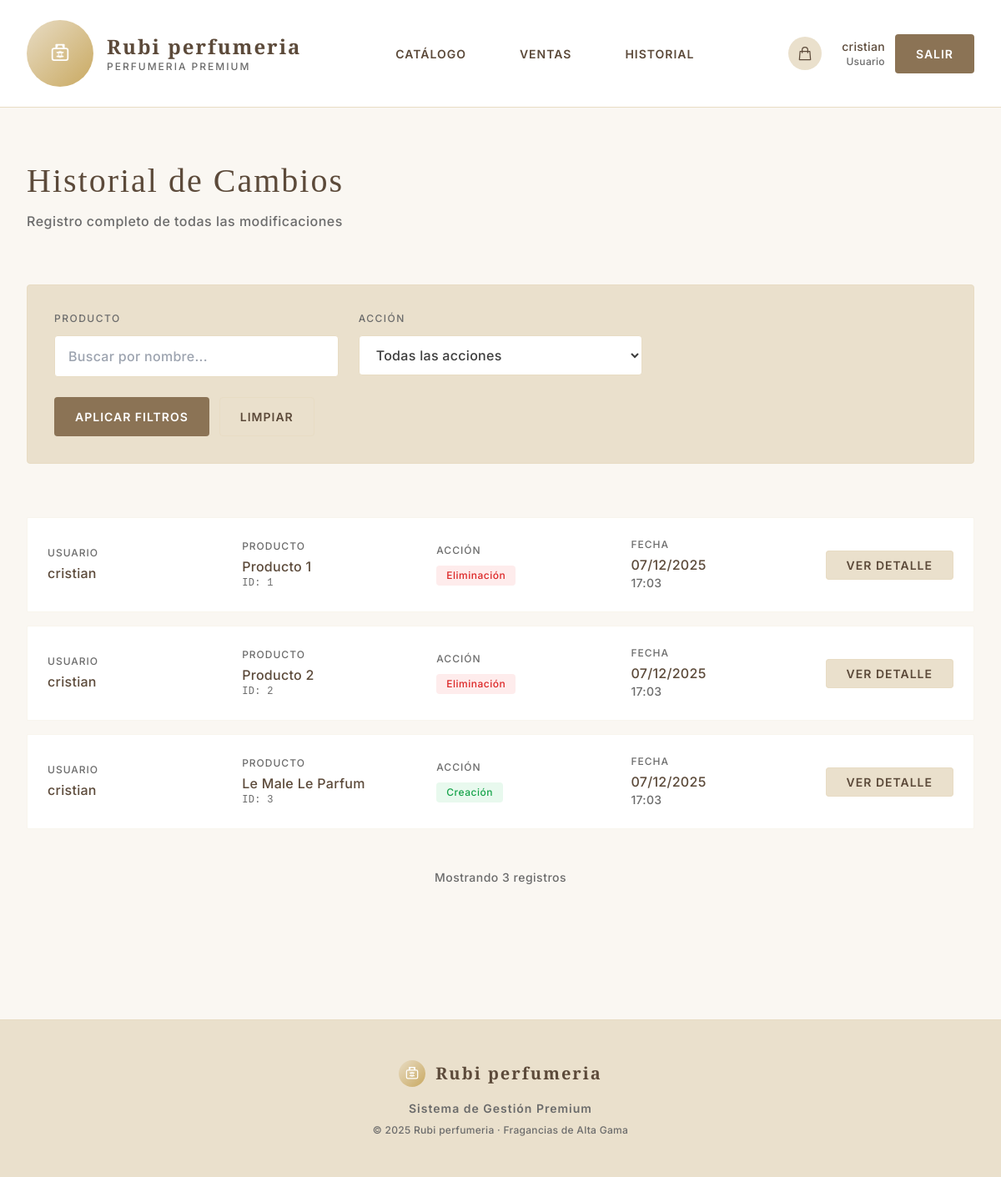
The page /history/ (signed in) on the database as committed earlier.
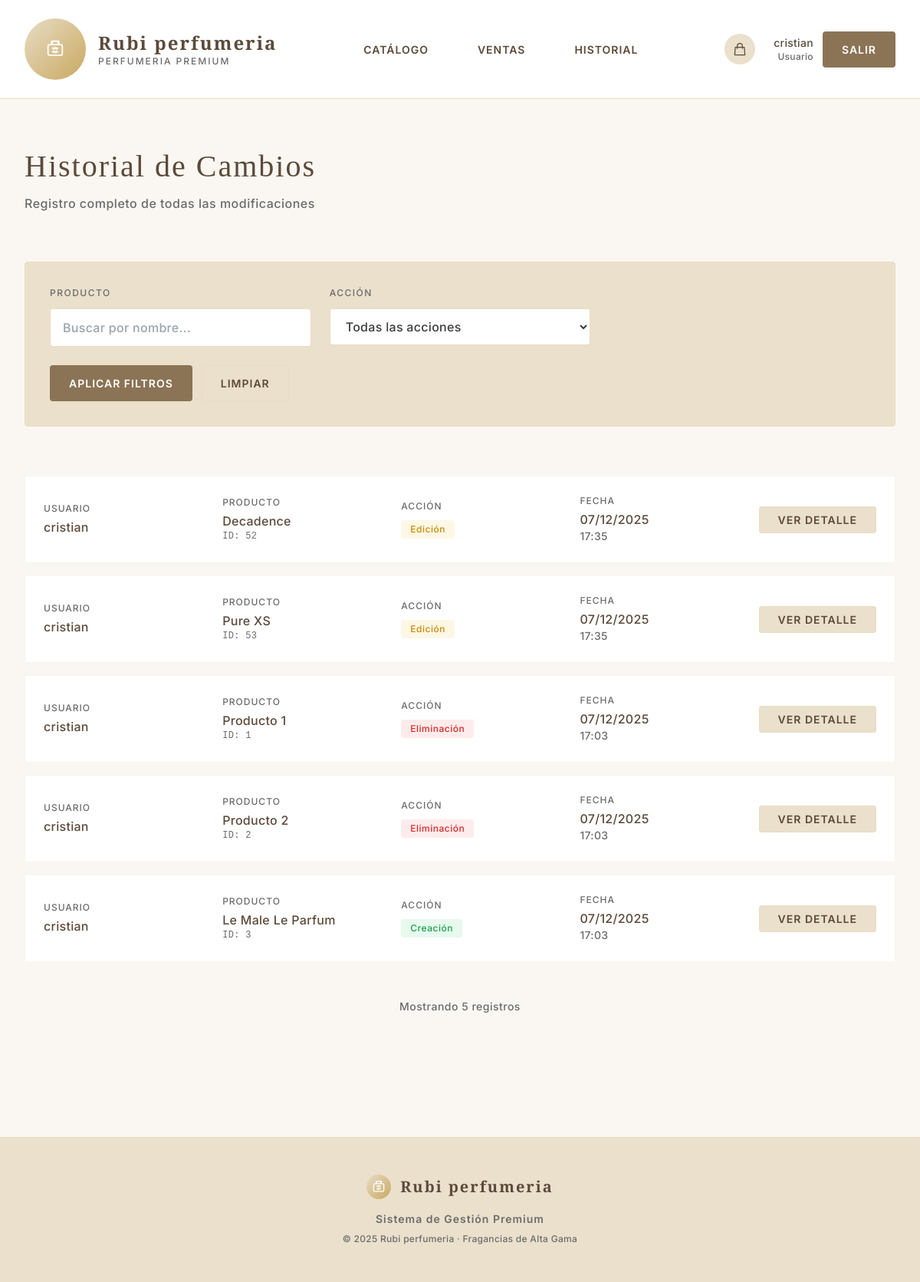
The same page on the database as committed later.
### products/models.py (models this page shows, shortened)
class History(models.Model):
    ACTION_CHOICES = [
        ('CREATE', 'Creación'),
        ('UPDATE', 'Edición'),
        ('DELETE', 'Eliminación'),
    ]
    user = models.ForeignKey(User, on_delete=models.CASCADE, verbose_name="Usuario")
    product_id = models.IntegerField(verbose_name="ID del Producto")
    product_name = models.CharField(max_length=200, verbose_name="Nombre del Producto")
    action = models.CharField(max_length=10, choices=ACTION_CHOICES, verbose_name="Acción")
    changes = models.TextField(verbose_name="Cambios", blank=True)
    timestamp = models.DateTimeField(auto_now_add=True, verbose_name="Fecha")
    class Meta:
        verbose_name = "Historial"
        verbose_name_plural = "Historiales"
        ordering = ['-timestamp']

### products/views.py (the view)
# urls.py: path('history/', views.history_list, name='history_list'),
@login_required
def history_list(request):
    histories = History.objects.all()
    is_admin = hasattr(request.user, 'profile') and request.user.profile.is_admin
    if not is_admin:
        histories = histories.filter(user=request.user)
    user_filter = request.GET.get('user')
    product_filter = request.GET.get('product')
    action_filter = request.GET.get('action')
    if user_filter:
        histories = histories.filter(user_id=user_filter)
    if product_filter:
        histories = histories.filter(product_name__icontains=product_filter)
    if action_filter:
        histories = histories.filter(action=action_filter)
    users = User.objects.all() if is_admin else None
    return render(request, 'products/history_list.html', {
        'histories': histories,
        'users': users,
        'is_admin': is_admin,
        'actions': History.ACTION_CHOICES
    })

### templates/products/history_list.html (shortened to what this page needs)
{% extends 'base.html' %}
{% block content %}
<div class="mb-16">
    <h1 class="editorial-title mb-3" style="color: var(--dark-brown);">Historial de Cambios</h1>
    <p class="text-base" style="color: var(--soft-gray); letter-spacing: 0.5px;">Registro completo de todas las modificaciones</p>
</div>
<div class="mb-16 p-8 rounded" style="background-color: var(--ivory); border: 1px solid var(--beige);">
    <form method="GET" class="space-y-6">
        <div class="grid grid-cols-1 md:grid-cols-3 gap-6">
            <div>
                <label for="product" class="block text-xs font-medium mb-3" style="color: var(--soft-gray); letter-spacing: 1.5px; text-transform: uppercase;">
                    Producto
                </label>
                <input type="text" name="product" id="product" value="{{ request.GET.product }}"
                       placeholder="Buscar por nombre..."
                       class="w-full px-4 py-3 border rounded text-base"
                       style="border-color: var(--beige); background-color: white; color: var(--charcoal);">
            </div>
            <div>
                <label for="action" class="block text-xs font-medium mb-3" style="color: var(--soft-gray); letter-spacing: 1.5px; text-transform: uppercase;">
                    Acción
                </label>
                <select name="action" id="action" class="w-full px-4 py-3 border rounded text-base"
                        style="border-color: var(--beige); background-color: white; color: var(--charcoal);">
                    <option value="">Todas las acciones</option>
                </select>
            </div>
        </div>
        <div class="flex space-x-3">
            <button type="submit" class="minimal-btn px-6 py-3 rounded" style="background-color: var(--soft-brown); color: white;">
                Aplicar Filtros
            </button>
            <a href="{% url 'history_list' %}" class="minimal-btn px-6 py-3 rounded" style="background-color: var(--ivory); color: var(--dark-brown); border: 1px solid var(--beige);">
                Limpiar
            </a>
        </div>
    </form>
</div>
{% if histories %}
<div class="space-y-4">
    {% for history in histories %}
    <div class="minimal-card p-6 group">
        <div class="flex items-center justify-between">
            <div class="flex-1 grid grid-cols-4 gap-8 items-center">
                <div>
                    <p class="text-xs mb-1" style="color: var(--soft-gray); letter-spacing: 1px; text-transform: uppercase;">
                        Usuario
                    </p>
                    <p class="text-base font-medium" style="color: var(--dark-brown);">
                        {{ history.user.username }}
                    </p>
                </div>
                <div>
                    <p class="text-xs mb-1" style="color: var(--soft-gray); letter-spacing: 1px; text-transform: uppercase;">
                        Producto
                    </p>
                    <p class="text-base" style="color: var(--dark-brown);">
                        {{ history.product_name }}
                    </p>
                    <p class="text-xs font-mono" style="color: var(--soft-gray);">
                        ID: {{ history.product_id }}
                    </p>
                </div>
                <div>
                    <p class="text-xs mb-2" style="color: var(--soft-gray); letter-spacing: 1px; text-transform: uppercase;">
                        Acción
                    </p>
                    {% if history.action == 'CREATE' %}
                    <span class="inline-block px-3 py-1 rounded text-xs font-medium" style="background-color: rgba(34, 197, 94, 0.1); color: #16a34a; letter-spacing: 0.5px;">
                        Creación
                    </span>
                    {% elif history.action == 'UPDATE' %}
                    <span class="inline-block px-3 py-1 rounded text-xs font-medium" style="background-color: rgba(234, 179, 8, 0.1); color: #ca8a04; letter-spacing: 0.5px;">
                        Edición
                    </span>
                    {% elif history.action == 'DELETE' %}
                    <span class="inline-block px-3 py-1 rounded text-xs font-medium" style="background-color: rgba(239, 68, 68, 0.1); color: #dc2626; letter-spacing: 0.5px;">
                        Eliminación
                    </span>
                    {% endif %}
                </div>
                <div>
                    <p class="text-xs mb-1" style="color: var(--soft-gray); letter-spacing: 1px; text-transform: uppercase;">
                        Fecha
                    </p>
                    <p class="text-base" style="color: var(--dark-brown);">
                        {{ history.timestamp|date:"d/m/Y" }}
                    </p>
                    <p class="text-sm" style="color: var(--soft-gray);">
                        {{ history.timestamp|date:"H:i" }}
                    </p>
                </div>
            </div>
            <div class="ml-8">
                <a href="{% url 'history_detail' history.pk %}"
                   class="minimal-btn px-6 py-2 rounded text-sm whitespace-nowrap"
                   style="background-color: var(--ivory); color: var(--dark-brown); border: 1px solid var(--beige);">
                    Ver Detalle
                </a>
            </div>
        </div>
    </div>
    {% endfor %}
</div>
<div class="mt-12 text-center">
    <p class="text-sm" style="color: var(--soft-gray); letter-spacing: 0.5px;">
        Mostrando {{ histories|length }} registro{{ histories|length|pluralize }}
    </p>
</div>
{% endif %}
{% endblock %}

### templates/base.html (shortened to what this page needs)
<!DOCTYPE html>
<html lang="es">
<head>
    {% load static %}
    <script src="https://cdn.tailwindcss.com"></script>
    <link rel="stylesheet" href="{% static 'css/style.css' %}">
</head>
<body class="min-h-screen">
    {% if user.is_authenticated %}
    <nav class="bg-white border-b border-beige sticky top-0 z-50">
        <div class="max-w-7xl mx-auto px-8">
            <div class="flex justify-between items-center py-6">
                <div class="flex items-center space-x-4">
                    <div class="avatar avatar-md avatar-gradient">
                    </div>
                    <div>
                        <h1 class="serif text-2xl color-primary" style="letter-spacing: 2px; font-weight: 600;">Rubi perfumeria</h1>
                        <p class="text-xs color-secondary" style="letter-spacing: 2px;">PERFUMERIA PREMIUM</p>
                    </div>
                </div>
                <div class="hidden md:flex items-center space-x-8">
                    <a href="{% url 'product_list' %}" class="nav-link">Catálogo</a>
                    <a href="{% url 'sale_list' %}" class="nav-link">Ventas</a>
                    <a href="{% url 'history_list' %}" class="nav-link">Historial</a>
                </div>
                <div class="flex items-center space-x-6">
                    <a href="{% url 'cart_view' %}" class="relative group">
                        <div class="w-10 h-10 rounded-full flex items-center justify-center transition-all bg-ivory">
                            <svg class="w-5 h-5 color-primary" fill="none" stroke="currentColor" viewBox="0 0 24 24">
                                <path stroke-linecap="round" stroke-linejoin="round" stroke-width="1.5" d="M16 11V7a4 4 0 00-8 0v4M5 9h14l1 12H4L5 9z"/>
                            </svg>
                        </div>
                    </a>
                    <div class="flex items-center space-x-3">
                        <div class="text-right">
                            <p class="text-sm font-medium color-primary">{{ user.username }}</p>
                            <p class="text-xs color-secondary">
                                {% if user.profile.is_admin %}Administrador{% else %}Usuario{% endif %}
                            </p>
                        </div>
                        <a href="{% url 'logout' %}" class="minimal-btn btn-primary px-6 py-3 rounded">
                            Salir
                        </a>
                    </div>
                </div>
            </div>
        </div>
    </nav>
    {% endif %}
    <main class="max-w-7xl mx-auto px-8 py-16 fade-in">
        {% block content %}
        {% endblock %}
    </main>
    {% if user.is_authenticated %}
    <footer class="mt-24 border-t border-beige py-12 bg-ivory">
        <div class="max-w-7xl mx-auto px-8">
            <div class="text-center">
                <div class="flex items-center justify-center space-x-3 mb-4">
                    <div class="w-8 h-8 rounded-full flex items-center justify-center avatar-gradient">
                    </div>
                    <h3 class="serif text-xl color-primary" style="letter-spacing: 2px; font-weight: 600;">Rubi perfumeria</h3>
                </div>
                <p class="text-sm mb-2 color-secondary" style="letter-spacing: 1px; font-weight: 600;">Sistema de Gestión Premium</p>
                <p class="text-xs color-secondary font-weight-500">© 2025 Rubi perfumeria · Fragancias de Alta Gama</p>
            </div>
        </div>
    </footer>
    {% endif %}
</body>
</html>

### static/css/style.css (style rules this page uses)
:root { --cream: #FAF7F2; --beige: #E8DCC4; --ivory: #EAE0CC; --soft-brown: #8B7355; --dark-brown: #5C4A3A; --gold-accent: #C9A961; --soft-gray: #6B6B6B; --charcoal: #3D3D3D; --error-red: #DC2626; }
body { font-family: 'Inter', sans-serif; background-color: var(--cream); color: var(--charcoal); font-weight: 500; letter-spacing: 0.3px; }
h1, h2, h3, h4, h5, h6 { font-family: 'Cormorant Garamond', serif; font-weight: 600; letter-spacing: 1px; }
.serif { font-family: 'Cormorant Garamond', serif; }
.editorial-title { font-family: 'Cormorant Garamond', serif; font-weight: 500; font-size: 2.5rem; letter-spacing: 2px; line-height: 1.2; color: var(--dark-brown); }
.minimal-btn { font-family: 'Inter', sans-serif; font-weight: 600; font-size: 0.875rem; letter-spacing: 1px; text-transform: uppercase; transition: all 0.3s ease; border: 1px solid transparent; }
.btn-primary { background-color: var(--soft-brown); color: white; }
.minimal-card { background: white; border-radius: 2px; transition: all 0.4s cubic-bezier(0.4, 0, 0.2, 1); border: 1px solid rgba(232, 220, 196, 0.3); }
.nav-link { position: relative; padding: 8px 16px; color: var(--dark-brown); font-size: 0.875rem; font-weight: 600; letter-spacing: 1px; text-transform: uppercase; transition: color 0.3s ease; }
.nav-link::after { content: ''; position: absolute; bottom: 0; left: 50%; transform: translateX(-50%); width: 0; height: 1px; background: var(--gold-accent); transition: width 0.3s ease; }
label { display: block; color: var(--soft-gray); font-weight: 600; font-size: 0.75rem; letter-spacing: 1.5px; text-transform: uppercase; margin-bottom: 0.75rem; }
.fade-in { animation: fadeIn 0.6s ease-out; }
.color-primary { color: var(--dark-brown); }
.color-secondary { color: var(--soft-gray); }
.bg-ivory { background-color: var(--ivory); }
.border-beige { border-color: var(--beige); }
.avatar-gradient { background: linear-gradient(135deg, var(--beige) 0%, var(--gold-accent) 100%); }
.avatar { display: flex; align-items: center; justify-content: center; border-radius: 50%; flex-shrink: 0; }
.avatar-md { width: 5rem; height: 5rem; font-size: 1.5rem; }

### templates/base.html (style rules this page uses)
:root { --cream: #FAF7F2; --beige: #E8DCC4; --ivory: #EAE0CC; --soft-brown: #8B7355; --dark-brown: #5C4A3A; --gold-accent: #C9A961; --soft-gray: #6B6B6B; --charcoal: #3D3D3D; --error-red: #DC2626; }
body { font-family: 'Inter', sans-serif; background-color: var(--cream); color: var(--charcoal); font-weight: 500; letter-spacing: 0.3px; }
h1, h2, h3, h4, h5, h6 { font-family: 'Cormorant Garamond', serif; font-weight: 600; letter-spacing: 1px; }
.serif { font-family: 'Cormorant Garamond', serif; }
.editorial-title { font-family: 'Cormorant Garamond', serif; font-weight: 500; font-size: 2.5rem; letter-spacing: 2px; line-height: 1.2; color: var(--dark-brown); }
.minimal-btn { font-family: 'Inter', sans-serif; font-weight: 600; font-size: 0.875rem; letter-spacing: 1px; text-transform: uppercase; transition: all 0.3s ease; border: 1px solid transparent; }
.btn-primary { background-color: var(--soft-brown); color: white; }
.minimal-card { background: white; border-radius: 2px; transition: all 0.4s cubic-bezier(0.4, 0, 0.2, 1); border: 1px solid rgba(232, 220, 196, 0.3); }
.nav-link { position: relative; padding: 8px 16px; color: var(--dark-brown); font-size: 0.875rem; font-weight: 600; letter-spacing: 1px; text-transform: uppercase; transition: color 0.3s ease; }
.nav-link::after { content: ''; position: absolute; bottom: 0; left: 50%; transform: translateX(-50%); width: 0; height: 1px; background: var(--gold-accent); transition: width 0.3s ease; }
label { display: block; color: var(--soft-gray); font-weight: 600; font-size: 0.75rem; letter-spacing: 1.5px; text-transform: uppercase; margin-bottom: 0.75rem; }
.fade-in { animation: fadeIn 0.6s ease-out; }
.color-primary { color: var(--dark-brown); }
.color-secondary { color: var(--soft-gray); }
.bg-ivory { background-color: var(--ivory); }
.border-beige { border-color: var(--beige); }
.avatar-gradient { background: linear-gradient(135deg, var(--beige) 0%, var(--gold-accent) 100%); }
.avatar { display: flex; align-items: center; justify-content: center; border-radius: 50%; flex-shrink: 0; }
.avatar-md { width: 5rem; height: 5rem; font-size: 1.5rem; }

Rows that differ between the two databases and show on the page:
added History: user.username "cristian", product_name "Decadence", product_id "52", action "Edición", timestamp "07/12/2025", timestamp "17:35"
added History: user.username "cristian", product_name "Pure XS", product_id "53", action "Edición", timestamp "07/12/2025", timestamp "17:35"
Other text that changed with them:
{{ histories|length }}: "3" → "5"
